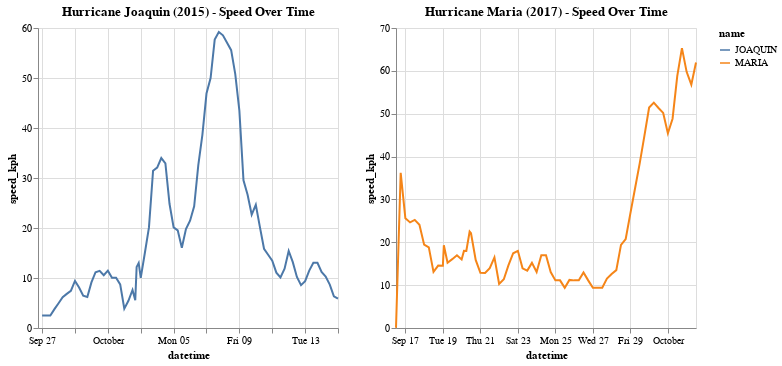

The cell this chart's notebook holds for it:
### Code cell
# Display the charts
chart_joaquin | chart_maria
